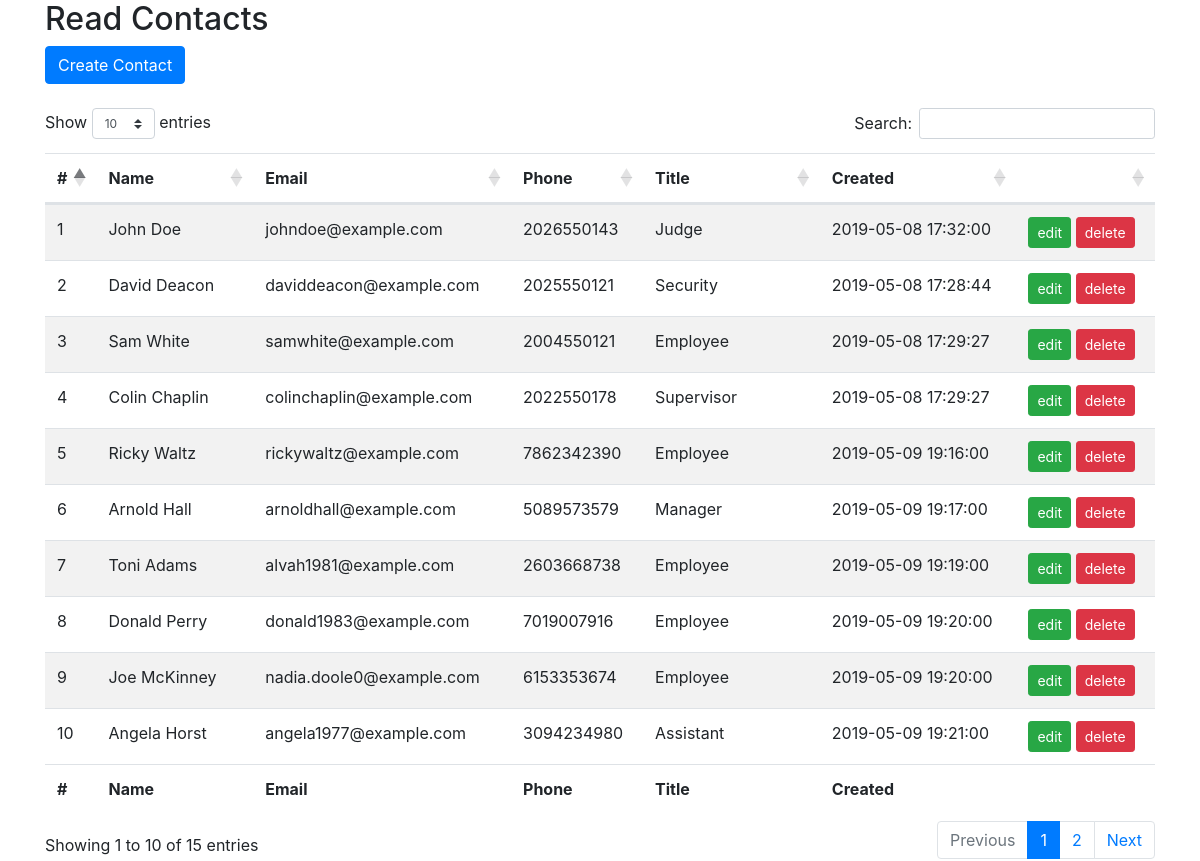
The page / on the database its author committed.
### tables this page shows
CREATE TABLE IF NOT EXISTS `contacts` (
  `id` int(11) NOT NULL AUTO_INCREMENT,
  `name` varchar(255) NOT NULL,
  `email` varchar(255) NOT NULL,
  `phone` varchar(255) NOT NULL,
  `title` varchar(255) NOT NULL,
  `created` datetime NOT NULL DEFAULT CURRENT_TIMESTAMP,
  PRIMARY KEY (`id`)
);

### index.php (the view, shortened to what this page needs)
<?php include "functions.php"; ?>
<!DOCTYPE html>
<html lang="en">
<head>
    <?=style_script()?>
</head>
<body>
</body>
</html>
<?php
$pdo = pdo_connect();
$stmt = $pdo->prepare('SELECT * FROM contacts');
$stmt->execute();
$contacts = $stmt->fetchAll(PDO::FETCH_ASSOC);
?>
<div class="container">
	<h2>Read Contacts</h2>
	<a type="button" class="btn btn-primary" href="create.php" class="create-contact">Create Contact</a>
    <br><br>
    <div class="row">
        <div class="col">
            <table class="table table-striped" id="employee">
            <thead>
                <tr>
                    <th>#</th>
                    <th>Name</th>
                    <th>Email</th>
                    <th>Phone</th>
                    <th>Title</th>
                    <th>Created</th>
                    <th></th>
                </tr>
            </thead>
            <tbody>
                <?php foreach ($contacts as $contact): ?>
                <tr>
                    <td><?=$contact['id']?></td>
                    <td><?=$contact['name']?></td>
                    <td><?=$contact['email']?></td>
                    <td><?=$contact['phone']?></td>
                    <td><?=$contact['title']?></td>
                    <td><?=$contact['created']?></td>
                    <td class="actions">
                        <a type="button" class="btn btn-sm btn-outline btn-success" href="update.php?id=<?=$contact['id']?>" class="edit">edit</a>
                        <a type="button" class="btn btn-sm btn-outline btn-danger"  href="delete.php?id=<?=$contact['id']?>" class="trash">delete</a>
                    </td>
                </tr>
                <?php endforeach; ?>
            </tbody>
            <tfoot>
                <tr>
                    <th>#</th>
                    <th>Name</th>
                    <th>Email</th>
                    <th>Phone</th>
                    <th>Title</th>
                    <th>Created</th>
                    <th></th>
                </tr>
            </tfoot>
        </table>
        </div>
    </div>
</div>

### functions.php (shortened to what this page needs)
<?php
function style_script(){
    return '<link rel="stylesheet" href="css/bootstrap.min.css">
    <link rel="stylesheet" href="https://cdnjs.cloudflare.com/ajax/libs/twitter-bootstrap/4.1.3/css/bootstrap.css">
    <link rel="stylesheet" href="https://cdn.datatables.net/1.10.20/css/dataTables.bootstrap4.min.css">
    <script src="js/jquery-3.4.1.slim.min.js"></script>
    <script src="js/popper.min.js"></script>
    <script src="js/bootstrap.min.js"></script>
    <script src="https://cdn.datatables.net/1.10.20/js/jquery.dataTables.min.js"></script>
    <script src="https://cdn.datatables.net/1.10.20/js/dataTables.bootstrap4.min.js"></script>';
}
?>

### rows shown on the page
contacts: id "1", name "John Doe", email "johndoe@example.com", phone "2026550143", title "Judge", created "2019-05-08 17:32:00"
contacts: id "2", name "David Deacon", email "daviddeacon@example.com", phone "2025550121", title "Security", created "2019-05-08 17:28:44"
contacts: id "3", name "Sam White", email "samwhite@example.com", phone "2004550121", title "Employee", created "2019-05-08 17:29:27"
contacts: id "4", name "Colin Chaplin", email "colinchaplin@example.com", phone "2022550178", title "Supervisor", created "2019-05-08 17:29:27"
contacts: id "5", name "Ricky Waltz", email "rickywaltz@example.com", phone "7862342390", title "Employee", created "2019-05-09 19:16:00"
contacts: id "6", name "Arnold Hall", email "arnoldhall@example.com", phone "5089573579", title "Manager", created "2019-05-09 19:17:00"
contacts: id "7", name "Toni Adams", email "alvah1981@example.com", phone "2603668738", title "Employee", created "2019-05-09 19:19:00"
contacts: id "8", name "Donald Perry", email "donald1983@example.com", phone "7019007916", title "Employee", created "2019-05-09 19:20:00"
contacts: id "9", name "Joe McKinney", email "nadia.doole0@example.com", phone "6153353674", title "Employee", created "2019-05-09 19:20:00"
contacts: id "10", name "Angela Horst", email "angela1977@example.com", phone "3094234980", title "Assistant", created "2019-05-09 19:21:00"
